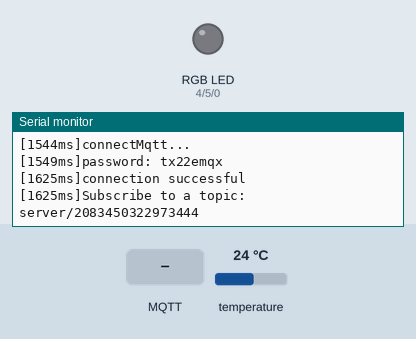
This sketch was run on a simulated ESP8266 (NodeMCU). Parts: an RGB LED mixed from three pins (HIGH = lit), the last lines printed to the serial monitor. The inputs (shaded band) are chosen by the test bench; at power-on: temperature 24 °C. WiFi joins after 1.5 s; servers stay silent unless stated; no MQTT or app messages arrive unless stated.

Above: at 2.8 s.
2.9 s: MQTT message "control" arrives on the first subscribed topic
At 4.3 s:
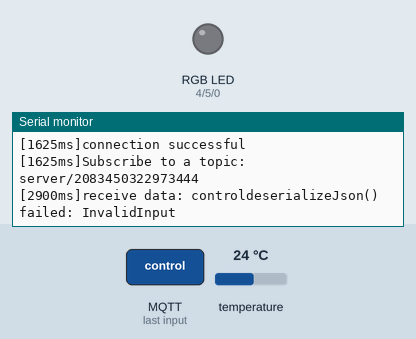
12.2 s: MQTT message "rgb" arrives on the first subscribed topic
At 12.6 s:
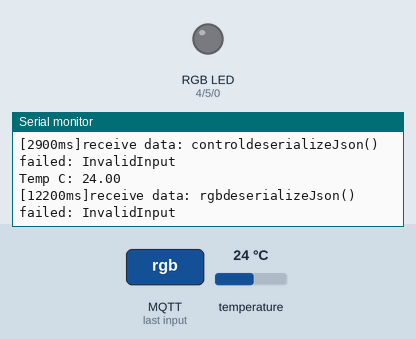
13.7 s: MQTT message "off" arrives on the first subscribed topic
At 14.9 s:
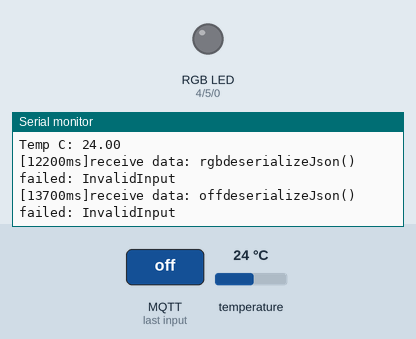

Measured:
- after the input at 2.9 s, the serial monitor: prints a new line at once (image 1)
- after the input at 12.2 s, the serial monitor: prints a new line at once (image 2)
- after the input at 13.7 s, the serial monitor: prints a new line at once (image 3)

The sketch:

iot8266.ino
```cpp
#include "Helper.h"
// #include <Windows.h>
#include <OneWire.h>
#include <DallasTemperature.h>
#define ONE_WIRE_BUS 13 //GPIO13 --- D6(DQ)

OneWire oneWire(ONE_WIRE_BUS);
DallasTemperature sensors(&oneWire);
DeviceAddress insideThermometer, outsideThermometer;


long lastMqttConn;          // 上次mqtt连接时间
long lastPublishMonitor;    // 上次发布监测数据时间
long lastTimerMonitor;      // 上次定时发布监测数据
int monitorCount = 100;
long monitorInterval = 10000;
/**
 * 启动
 */
void setup()
{
  //打开串行端口：
  Serial.begin(9600);
  sensors.begin();
  if (!sensors.getAddress(insideThermometer, 0)) Serial.println("Unable to find address for Device 0");
  if (!sensors.getAddress(outsideThermometer, 1)) Serial.println("Unable to find address for Device 1");

  printMsg("device starting...");
  connectWifi();
  printMsg("connectMqtt starting...");
  connectMqtt();
}

float tempC;
//温度相关函数
void printTemperature(DeviceAddress deviceAddress)
{
  tempC = sensors.getTempC(deviceAddress);
  Serial.print("Temp C: ");
  Serial.println(tempC);
  Serial.print("\r\n");

}

/**
 * 循环执行
 */
void loop()
{
  //Wifi掉线重连
  if (WiFi.status() != WL_CONNECTED)
  {
    connectWifi();
  }

  // 非阻塞Mqtt重连，间隔30秒
  if (WiFi.status() == WL_CONNECTED)
  {
    //Serial.println("reconnect mqtt 1");
    long now = millis();
    if (!mqttClient.connected())
    {
      if (now - lastMqttConn > 30000)
      {
        lastMqttConn = now;
        connectMqtt();
        Serial.println("connect mqtt 2");
      }
    }
    else
    {
      mqttClient.loop();
    }
  }

  // 非阻塞发布实时监测数据,间隔默认1秒
  if(WiFi.status() == WL_CONNECTED && monitorCount>0){
    //Serial.printf("\n发布实时监测数据: %d\n");
    long now = millis();
    if (now - lastPublishMonitor > monitorInterval)
      {
        lastPublishMonitor = now;
        monitorCount--;
        if (monitorCount == 0) {
          monitorCount=100;
        }
        sensors.requestTemperatures();
        printTemperature(outsideThermometer);
        publishMonitor(tempC);
      }
  }

  // 非阻塞定时上报，测试用，60秒发布一次
  // if(WiFi.status() == WL_CONNECTED){
  //   long now = millis();
  //   if (now - lastTimerMonitor > 60000)
  //     {
  //       publishEvent("{\"msg\": \"test\"}");
  //     }
  // }


}
```

Helper.cpp
```cpp
#include "Helper.h"
#include "Helper.h"

#define RGB_R  4  //GPIO4对应ESP8266板子的D2
#define RGB_G  5  //GPIO5对应ESP8266板子的D1
#define RGB_B  0  //GPIO5对应ESP8266板子的D3
//RGB 低灭高亮
WiFiClient wifiClient;
PubSubClient mqttClient;
// #define AP_ssid   "Xiaomi_363D_5G" //这里改成你的设备当前环境下要连接的接入点名字
// #define wfpwd  "2013yyq1215"         //这里改成你的设备当前环境下要连接的接入点密码 5G频段不可用
#define AP_ssid   "mylime" //这里改成你的设备当前环境下要连接的接入点名字
#define wfpwd  "hxk123456"         //这里改成你的设备当前环境下要连接的接入点密码
int timeout = 0;

//==================================== 这是需要配置的项 ===============================


// 设备信息配置
String userId = "2083450322973444"; //暂时不用
String productId = "2083450322973444"; //改

// Mqtt配置
char *mqttHost = "43.139.8.56"; //改
int mqttPort = 1883;  //可改
//MQTT帐号密码
char *mqttUserName = "admin"; //改
char *mqttPwd = "tx22emqx"; //改
//char *mqttPwd = "public"; //改

//====================================================================================

// 订阅的主题
String prefix = "server/" + productId;
// 发布的主题
String pPropertyTopic = "2083450322973444"; //改
// 记录主题
String record = "record";
String warn = "warn";
String error = "error";
String inf = "info";
//初始化事件tag
// String initial="init";
//控制事件tag
String ctrl="control";

void rgbOff() {
    digitalWrite(RGB_R, LOW);
    digitalWrite(RGB_G, LOW);
    digitalWrite(RGB_B, LOW);
    delay(1000);
}
void ctrlRgb(int res) {
  switch(res) {
    case 0:
        rgbOff();
        digitalWrite(RGB_R, HIGH);
        break;
    case 1:
        rgbOff();
        digitalWrite(RGB_G, HIGH);
        break;
    case 2:
        rgbOff();
        digitalWrite(RGB_B, HIGH);
        break;
    case 3:
    rgbOff();
        digitalWrite(RGB_R, HIGH);
        digitalWrite(RGB_B, HIGH);
        break;
    case 4:
    rgbOff();
        digitalWrite(RGB_B, HIGH);
        digitalWrite(RGB_G, HIGH);
        break;
    case 5:
    rgbOff();
        digitalWrite(RGB_R, HIGH);
        digitalWrite(RGB_G, HIGH);
        break;
    case 6:
    rgbOff();
        digitalWrite(RGB_R, HIGH);
        digitalWrite(RGB_G, HIGH);
        digitalWrite(RGB_B, HIGH);
        break;
    default:
           rgbOff();
  }
}

//事件处理
void processFunction(String payload)
{

  StaticJsonDocument<1024> doc;
  DeserializationError error = deserializeJson(doc, payload);
  if (error) {
    Serial.print(F("deserializeJson() failed: "));
    Serial.println(error.f_str());
    return;
  }

  const char* event = doc["event"];
  const char* attribute = doc["attribute"];


  if (strcmp(event, "control") == 0)
  {

    if (strcmp(attribute, "rgb") == 0)
    {
      const char* control = doc["control"];
      int value = doc["value"];
      if (strcmp(control, "off") == 0)
      {
       rgbOff();
        printMsg("rgb is off");
      } else if (strcmp(control, "on") == 0) {
        ctrlRgb(value);
      }
      char str[10];
      sprintf(str,"%d",value);
      String msg = "{\"id\":\"" + productId + "io3"  +"\",\"attribute\":\"rgb\",\"command\":\"" + control +"\",\"value\":" + str + "}";
      mqttClient.publish(record.c_str(), msg.c_str());
    }

  }


}

// Mqtt回调
void callback(char *topic, byte *payload, unsigned int length)
{
  //blink();
  printMsg("receive data: ");
  String data = "";
  for (int i = 0; i < length; i++)
  {
    Serial.print((char)payload[i]);
    data += (char)payload[i];
  }
  processFunction(data);

}

// 连接wifi
void connectWifi()
{

  Serial.println("Start connecting");

  //调用 WiFi.begin()函数，开始连接接入点
  WiFi.begin(AP_ssid, wfpwd);
  WiFi.mode(WIFI_STA);
  Serial.print("Connecting to");
  Serial.print(AP_ssid);

  //这里的循环用来判断是否连接成功的。连接过程中每隔500毫秒会检查一次是否连接成功，，并打一个点表示正在连接中
  //连接成功后会给出提示，但是若60秒后还是没有连接上，则会提示超时
  while (WiFi.status() != WL_CONNECTED) {
    delay(500);
    Serial.print(".");
  }
  Serial.println("net ok");
  pinMode(RGB_R,OUTPUT);
  pinMode(RGB_G,OUTPUT);
  pinMode(RGB_B,OUTPUT);
}

// 连接mqtt
void connectMqtt()
{
  printMsg("connectMqtt...");
  String password = "tx22emqx"; //改
  printMsg("password: " + password);
  mqttClient.setClient(wifiClient);
  mqttClient.setServer(mqttHost, mqttPort);
  mqttClient.setCallback(callback);
  mqttClient.setBufferSize(1024);
  mqttClient.setKeepAlive(10);
  String clientId = productId;
  bool connectResult = mqttClient.connect(clientId.c_str(), mqttUserName, password.c_str());
  if (connectResult)
  {
    printMsg("connection successful");
    // 订阅(OTA、NTP、属性、功能、实时监测、信息) 1的参数表示QOS
    mqttClient.subscribe(prefix.c_str(), 1);

    printMsg("Subscribe to a topic: " + prefix);
    // 发布事件
    publishEvent(inf, "{\"eventName\":\"info\", \"message\":\"全功能设备,上线咯,芜湖\"}");
  }
  else
  {
    printMsg("Connection failed, rc=");
    Serial.print(mqttClient.state());
  }
}

// 发布实时监测数据
void publishMonitor(float temp)
{
  int flag = 0;
  if (temp > 40.0 || temp < 10.0) {
    flag = 1;
  }
  char str[10];
  sprintf(str,"%.2f",temp);
  String msg = "{\"id\":" + productId +",\"attribute\":\"temperature\",\"value\":" + str + "}" ;
  mqttClient.publish(pPropertyTopic.c_str(), msg.c_str()); //主题，信息
  if (flag) {
    publishEvent(warn,"{\"eventName\":\"warn\",\"deviceName\":\"" +productId+"\",\"message\":\"演示分组:全类型设备:异常温度, "+ str +"℃\"}");
  }

}

// 发布事件
void publishEvent(String topic,String msg)
{

  mqttClient.publish(topic.c_str(), msg.c_str());
}

void dataInit() {

}

//打印提示信息
void printMsg(String msg)
{
  Serial.print("\r\n[");
  Serial.print(millis());
  Serial.print("ms]");
  Serial.print(msg);
}
```

Helper.h
```cpp
#ifndef _HELPER_H
#define _HELPER_H

#include <ESP8266WiFi.h>
#include <ESP8266HTTPClient.h>
#include "PubSubClient.h"
#include <string>
#include <sstream>
#include <ArduinoJson.h>


extern WiFiClient wifiClient;
extern PubSubClient mqttClient;

extern String deviceNum ;      // 设备编号（重要，同时是Mqtt的clientId）
extern String userId;          // 用户ID
extern String productId;       // 产品ID
extern float rssi;             // 信号强度（信号极好4格[-55— 0]，信号好3格[-70— -55]，信号一般2格[-85— -70]，信号差1格[-100— -85]）
extern float firmwareVersion;  // 固件版本
extern char *wifiSsid;         // WIFI的SSID
extern char *wifiPwd;          // WIFI的密码
extern char *mqttHost;         // Mqtt消息服务器地址
extern int mqttPort;           // Mqtt消息服务器端口
extern char *mqttUserName;     // Mqtt消息服务器账号
extern char *mqttPwd;          // Mqtt消息服务器密码
extern char mqttSecret[17];    // Mqtt秘钥,16位

void rgbOff();
void ctrlRgb(int res);
void processFunction(String payload);
// 连接wifi
void connectWifi();
// 连接mqtt
void connectMqtt();
// Mqtt回调
void callback(char *topic, byte *payload, unsigned int length);

// 发布实时监测数据
void publishMonitor(float temp);
// 发布事件
void publishEvent(String topic,String msg);

void dataInit();
void printMsg(String msg);

#endif
```
